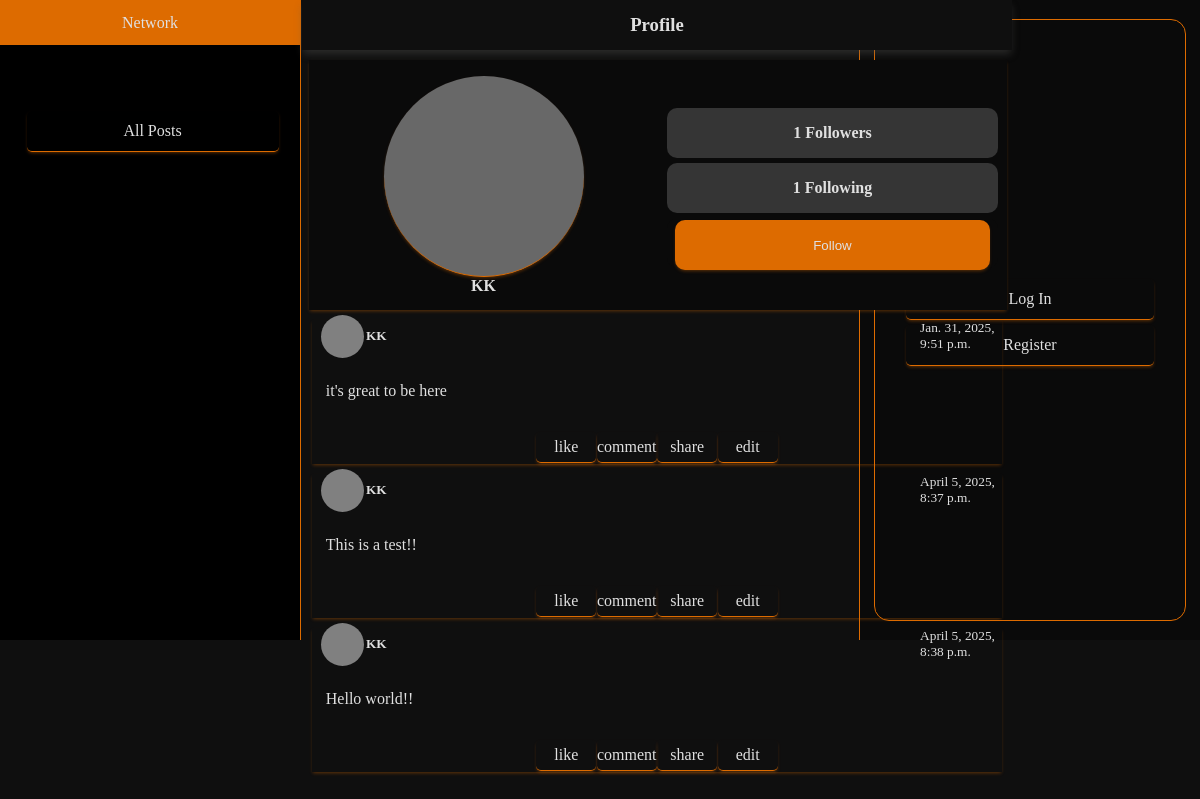
The app's page /profile/1 with its own data.
### network/models.py (models this page shows, shortened)
class User(AbstractUser):
    pass

class Post(models.Model):
    poster = models.ForeignKey(User, on_delete=models.CASCADE, related_name="user")
    content = models.CharField(max_length=800)
    timestamp = models.DateTimeField(auto_now_add=False)

### network/views.py (the view)
# urls.py: path("profile/<str:poster>", views.viewProfile, name="profile"),
def viewProfile(request,poster):
    allPosts = Post.objects.filter(poster=poster)
    followers = len(Follow.objects.filter(following=poster))
    following = len(Follow.objects.filter(follower=poster))
    posterName = User.objects.get(id=poster)
    if (request.user.is_authenticated):
        isFollowing = Follow.objects.filter(follower=request.user, following=posterName).exists()
    else:
        isFollowing = False
    sortedPosts = allPosts.order_by('timestamp')
    return render(request, "network/profile.html",{"userPosts":sortedPosts, "followers": followers,
                                                    "following": following,
                                                   "posterName":posterName, "isFollowing": isFollowing })

### network/templates/network/profile.html (shortened to what this page needs)
{% extends "network/layout.html" %}
{% block body %}
<div class="profile-container">
  <div class="feeds-heading">
    <h3 class="feeds-title login-title">Profile</h3>
  </div>
  <div class="user-info">
    <div class="personal">
      <div class="user-img "></div>
      <div class="user-name"><strong>{{ posterName }}</strong></div>
    </div>
    <div class="acc-details">
      <div class="followers-div">
        <h4>{{followers}} Followers</h4>
      </div>
      <div class="following-div">
        <h4>{{following}} Following</h4>
      </div>
      {% if posterName.id != user.id  %}
        <form action="{% url 'follow' %}" method="post" class="follow-form">
          {%if isFollowing%}
            <input type="submit" value="Unfollow" class="action nav-item follow">
          {% else %}
            <input type="submit" value="Follow" class="action nav-item unfollow">
          {% endif %}
        </form>
      {% endif %}
    </div>
  </div>
  {% for post in userPosts %}
  <div class="post-container">
      <div class="post-header">
          <div class="poster-container">
              <div class="poster-img"></div>
              <div class="poster-name"><h5>{{post.poster}}</h5></div>
          </div>
          <div class="post-time"><small>{{post.timestamp}}</small></div>
      </div>
      <div class="post-body">
          <p class="post-content">{{post.content}}</p>
      </div>
      {% if user.username != post.poster %}
      <div class="post-footer">
          <div class="likes">like</div>
          <div class="comment">comment</div>
          <div class="share">share</div>
          <div class="edit">edit</div>
      </div>
      {% endif %}
  </div>
{% endfor %}
{% endblock %}

### network/static/network/styles.css (style rules this page uses)
:root { --text-color: rgb(224, 224, 224); --brand-color: rgb(221, 107, 0); --border-color: 1px solid rgb(221, 107, 0); --box-shadow: 0 2px 3.5px -1px rgba(221, 107, 0, 0.4); --box-shadow-hover: 0 -2px 10px -1px rgba(201, 201, 201, 0.4); --background-color: rgb(10, 10, 10); --background-color-lite: rgb(15, 15, 15); --background-color-selected: rgb(24, 24, 24); }
html { overflow-y: auto; }
body { background-color: var(--background-color-lite); color: var(--text-color); overflow-x: scroll; }
.nav-item { position: relative; width: 90%; height: 40px; display: flex; align-items: center; justify-content: center; color: var(--text-color); border-bottom: var(--border-color); box-shadow: var(--box-shadow); border-radius: 5px; margin-top: 5px; }
.feed-container, .login-container, .register-container, .profile-container { position: absolute; top: 0; left: 302px; height: 638px; width: 710px; padding-bottom: 50px; padding-top: 50px; display: flex; align-items: center; flex-direction: column; }
.feeds-heading { position: fixed; top: 0px; left: 302px; width: 710px; height: 50px; display: flex; align-items: center; justify-content: center; background-color: var(--background-color-lite); box-shadow: 0 5px 8px -1px rgba(87, 87, 86, 0.4); z-index: 1; }
.post-container, .login-form, .register-form, .user-details { position: relative; width: 690px; height: auto; margin-top: 5px; margin-bottom: 5px; display: flex; justify-content: center; align-items: center; flex-direction: column; box-shadow: var(--box-shadow); transition: background-color 0.5s ease, box-shadow 0.3s ease, border-bottom 0.8s ease; }
.post-header, .post-body, .post-footer, .edit-footer { position: relative; width: 98%; height: 50px; }
.post-header, .post-footer, .edit-footer { display: flex; flex-direction: row; justify-content: space-between; }
.post-header { top: 0; height: 2em; }
.post-footer, .edit-footer { bottom: 0; height: 2em; }
.post-body { top: 10%; width: 96%; min-height: 7em; max-height: auto; }
.post-content, .edit-text, textarea { position: absolute; width: 100%; height: auto; display: block; opacity: 1; }
.post-footer, .edit-footer { position: absolute; width: 35%; bottom: 0 }
.poster-container { position: relative; justify-self: baseline; align-items: center; width: auto; height: inherit; display: flex; flex-direction: row; }
.poster-img { position: relative; height: 43px; width: 43px; margin: 2px; border-radius: 50%; background-color: gray; }
.post-time { position: relative; width: 75px; height: inherit; display: flex; align-items: center; justify-content: center; }
.likes, .comment, .share, .edit, .edit-buttons { height: 30px; width: 60px; display: flex; align-items: center; justify-content: center; border-bottom: var(--border-color); box-shadow: var(--box-shadow); border-radius: 5px; }
.user-img-name-container, .user-actions, .user-info { position: relative; width: 100%; height: 40%; display: flex; justify-self: start; align-items: center; justify-content: center; flex-direction: column; }
.user-img { position: relative; width: 200px; height: 200px; border-radius: 50%; background-color: rgba(128, 128, 128, 0.8); border-bottom: var(--border-color); box-shadow: var(--box-shadow) }
.action { text-decoration: none; color: var(--text-color); width: 80%; margin-top: 5px; border-bottom: var(--border-color); box-shadow: var(--box-shadow); border-radius: 5px; }
.profile-container { margin-top: 265px; }
.user-info, .new-post-container { position: fixed; top: 50px; left: 309px; height: 250px; width: 698px; display: flex; margin: 10px 0 ; flex-direction: row; background-color: var(--background-color); box-shadow: var(--box-shadow); z-index: 1; }
.personal, .acc-details { position: relative; height: 100%; width: 50%; display: flex; align-items: center; justify-content: center; flex-direction: column; }
.followers-div, .following-div, .follow-form, .follow, .unfollow { width: 95%; height: 50px; display: flex; align-items: center; justify-content: center; background-color: rgb(53, 53, 53); border-radius: 10px; margin-top: 5px; border: var(--text-color); }
.follow-form { background-color: var(--background-color); }
.unfollow { width: 95%; background-color: var(--brand-color); }

### records on screen
User: username "KK"
Post: poster "KK", timestamp "Jan. 31, 2025, 9:51 p.m.", content "it's great to be here", shows "like"
Post: poster "KK", timestamp "April 5, 2025, 8:37 p.m.", content "This is a test!!", shows "like"
Post: poster "KK", timestamp "April 5, 2025, 8:38 p.m.", content "Hello world!!", shows "like"

### other values on screen
{{ followers }} "1"
{{ following }} "1"
